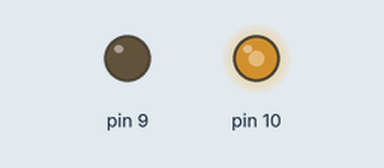
A sketch run on a simulated Arduino Uno, built with avr-gcc and run on an emulated ATmega328P. Parts: output pins drawn as LEDs (lit = HIGH).

Above: at 0.1 s.
Timing chart, 0 to 1.6 s (numbered marks = the images above):
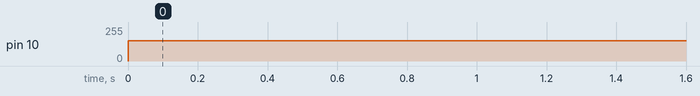

The sketch:

fast_PWM.ino
```cpp
// PWM a 30 KHz

void setupPWM30khz();
void PWM30khz(char pino, int valor);


void setup() {
  setupPWM30khz();
}
/*****************************************************************/

void loop() {
  PWM30khz(10, 320); // duty_arduino = (duty(%))*532 -> duty_circuito = 532*(1- duty(%))
                     // o MOSFET está devolvendo a saída complementar

  /*for (int i=0; i<=532; i++){
    PWM30khz(10, i);
    delay(10);
  }
  for (int i=532; i>=0; i--){
    PWM30khz(10, i);
    delay(10);
  }*/
}
/*****************************************************************/

void setupPWM30khz(){
  /*  Configura timer 1 para fast PWM a 30KHz
   *
   *  COM1A1=1, COM1B1=1, COM1A0=0, COM1B0=0:
   *  Clear OC1A/OC1B on compare match, set OC1A/OC1B at BOTTOM (non-inverting mode)
   *
   *  WGM13=1, WGM12=1, WGM11=1, WGM10=0:
   *  Waveform Generation mode 14: Fast PWM, TOP = ICR1
   *
   *  CS12=0, CS11=0, CS10=1:
   *  clkI/O/1 (no prescaling)
   *
   *  Frequência do PWM = 16000000/(ICR1+1)
   *  ex: ICR1 = 532:
   *  Frequência do PWM = 16000000/(532+1) = 30kHz
   *
   *  valor min. ICR1 = 3, valor max. ICR1 = 65535
   */

    TCCR1A = 0;           // Limpa os registradores de configuração do timer 1
    TCCR1B = 0;           //
    TCNT1  = 0;           // reseta o timer
    TCCR1A = _BV(COM1A1)  // canal A no modo non-inverting
           | _BV(COM1B1)  // canal B no modo non-inverting
           | _BV(WGM11);  // mode 14: Fast PWM, TOP = ICR1
    TCCR1B = _BV(WGM12)   //
           | _BV(WGM13)   //
           | _BV(CS10);   // prescaler = 1
    ICR1   = 532;         // TOP = 532

    // configura os pinos do PWM como saída
    pinMode( 9, OUTPUT);
    pinMode(10, OUTPUT);
}
/*****************************************************************/

void PWM30khz(char pino, int valor){
  switch (pino) {
    case 9:
        OCR1A = valor;
        break;
    case 10:
        OCR1B = valor;
        break;
  }
}
```

Measured:
- by itself, pin 10: 0/255 → 153/255 at 0.00 s
